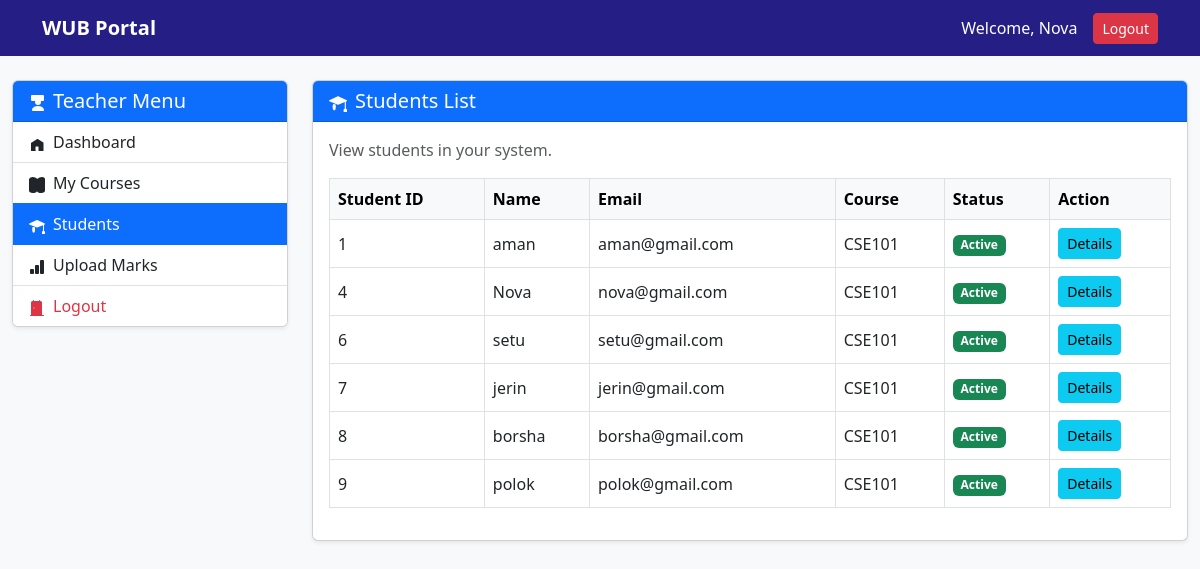
Page /teacher/students/ (signed in) on the committed database.
### accounts/models.py (models this page shows)
class CustomUser(AbstractUser):
    role = models.CharField(max_length=20, default='student')
    profile_picture = models.ImageField(
        upload_to='profile_pics/',
        null=True,
        blank=True
    )
    phone = models.CharField(max_length=20, null=True, blank=True)
    address = models.TextField(null=True, blank=True)

### accounts/views.py (the view)
# urls.py: path('teacher/students/', account_views.teacher_students, name='teacher_students'),
@login_required(login_url='/login/')
def teacher_students(request):
    students = User.objects.filter(role='student')
    return render(request, "teacher/students_list.html", {"students": students})

### templates/teacher/students_list.html (shortened to what this page needs)
{% extends 'teacher/teacher_base.html' %}
{% block teacher_content %}
<div class="card shadow-sm">
    <div class="card-header bg-primary text-white">
        <h5 class="mb-0">
            Students List
        </h5>
    </div>
    <div class="card-body">
        <p class="text-muted">View students in your system.</p>
        <div class="table-responsive">
            <table class="table table-bordered table-hover align-middle">
                <thead class="table-light">
                    <tr>
                        <th>Student ID</th>
                        <th>Name</th>
                        <th>Email</th>
                        <th>Course</th>
                        <th>Status</th>
                        <th>Action</th>
                    </tr>
                </thead>
                <tbody>
                    {% for student in students %}
                    <tr>
                        <td>{{ student.id }}</td>
                        <td>{{ student.username }}</td>
                        <td>{{ student.email }}</td>
                        <td>CSE101</td>
                        <td><span class="badge bg-success">Active</span></td>
                        <td>
                            <a href="{% url 'student_details' student.id %}" class="btn btn-sm btn-info">Details</a>
                        </td>
                    </tr>
                    {% empty %}
                    <tr>
                        <td colspan="6" class="text-center text-muted py-4">No students found</td>
                    </tr>
                    {% endfor %}
                </tbody>
            </table>
        </div>
    </div>
</div>
{% endblock %}

### templates/base.html (shortened to what this page needs)
{% load static %}
<!DOCTYPE html>
<html lang="en">
<head>
    <link href="https://cdn.jsdelivr.net/npm/bootstrap@5.3.0/dist/css/bootstrap.min.css" rel="stylesheet">
</head>
<body>
    <nav class="navbar navbar-expand-lg navbar-dark">
        <div class="container">
            <a class="navbar-brand fw-bold" href="{% url 'student_dashboard' %}">WUB Portal</a>
            <div class="ms-auto d-flex align-items-center">
                <span class="text-white me-3">
                    Welcome, {{ request.user.get_full_name|default:request.user.username }}
                </span>
                <form method="post" action="{% url 'logout' %}" style="display: inline;">
                    <button type="submit" class="btn btn-danger btn-sm">Logout</button>
                </form>
            </div>
        </div>
    </nav>
    {% block content %}
    {% endblock %}
</body>
</html>

### templates/base.html (style rules this page uses)
body { background-color: #f8f9fa; }
.navbar { background: #251e85; }
.navbar-brand, .nav-link { color: white !important; }
.card-header { background: #251e85; color: white; }

### rows in the picture
CustomUser: user.get_full_name "Nova", id "4", username "Nova", email "nova@gmail.com"
CustomUser: id "1", username "aman", email "aman@gmail.com"
CustomUser: id "6", username "setu", email "setu@gmail.com"
CustomUser: id "7", username "jerin", email "jerin@gmail.com"
CustomUser: id "8", username "borsha", email "borsha@gmail.com"
CustomUser: id "9", username "polok", email "polok@gmail.com"
